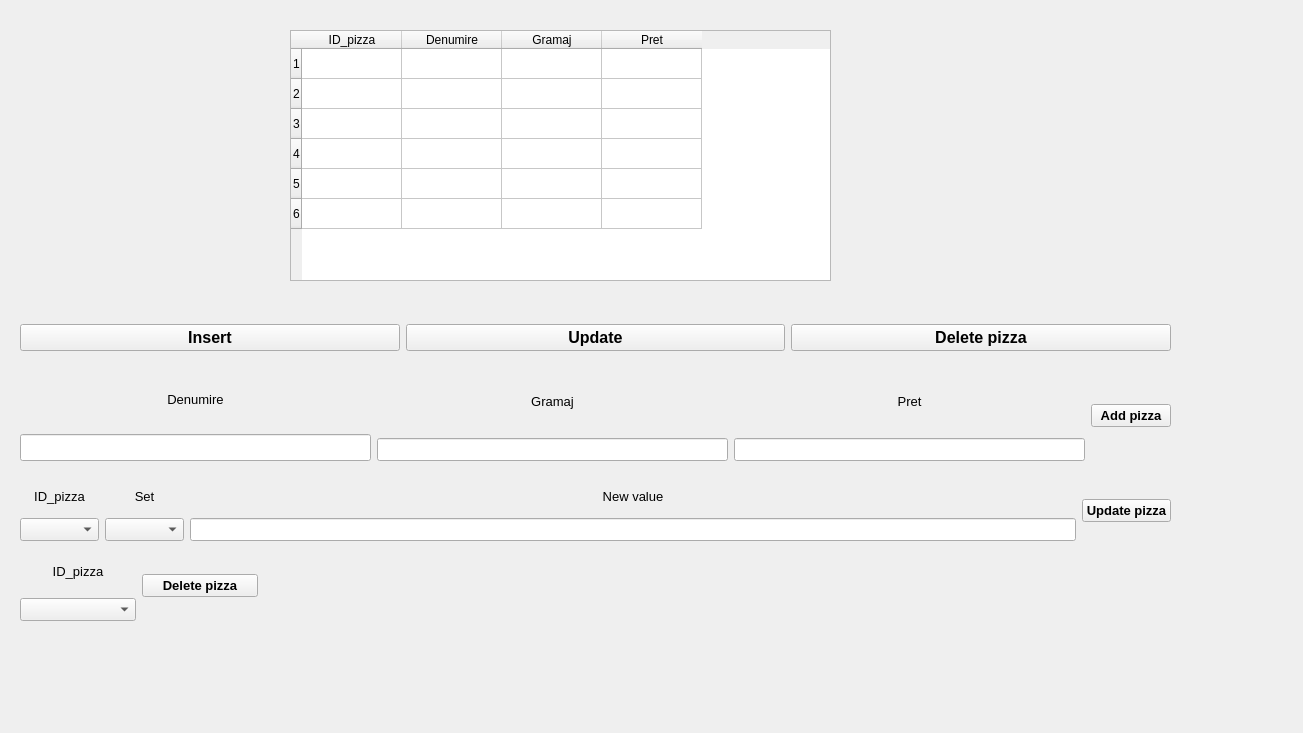
<?xml version="1.0" encoding="UTF-8"?>
<ui version="4.0">
 <class>mainWidget</class>
 <widget class="QWidget" name="mainWidget">
  <property name="geometry">
   <rect>
    <x>0</x>
    <y>0</y>
    <width>1303</width>
    <height>733</height>
   </rect>
  </property>
  <property name="windowTitle">
   <string>main</string>
  </property>
  <property name="autoFillBackground">
   <bool>false</bool>
  </property>
  <widget class="QTableWidget" name="pizza_table">
   <property name="geometry">
    <rect>
     <x>290</x>
     <y>30</y>
     <width>541</width>
     <height>251</height>
    </rect>
   </property>
   <property name="rowCount">
    <number>6</number>
   </property>
   <property name="columnCount">
    <number>4</number>
   </property>
   <row/>
   <row/>
   <row/>
   <row/>
   <row/>
   <row/>
   <column>
    <property name="text">
     <string>ID_pizza</string>
    </property>
   </column>
   <column>
    <property name="text">
     <string>Denumire</string>
    </property>
   </column>
   <column>
    <property name="text">
     <string>Gramaj</string>
    </property>
   </column>
   <column>
    <property name="text">
     <string>Pret</string>
    </property>
   </column>
  </widget>
  <widget class="QWidget" name="horizontalLayoutWidget">
   <property name="geometry">
    <rect>
     <x>20</x>
     <y>320</y>
     <width>1151</width>
     <height>35</height>
    </rect>
   </property>
   <layout class="QHBoxLayout" name="pizza_horizontalLayout">
    <item>
     <widget class="QPushButton" name="insert_pizza_main_button">
      <property name="font">
       <font>
        <pointsize>12</pointsize>
        <weight>75</weight>
        <bold>true</bold>
       </font>
      </property>
      <property name="text">
       <string>Insert</string>
      </property>
     </widget>
    </item>
    <item>
     <widget class="QPushButton" name="update_pizza_main_button">
      <property name="font">
       <font>
        <pointsize>12</pointsize>
        <weight>75</weight>
        <bold>true</bold>
       </font>
      </property>
      <property name="text">
       <string>Update</string>
      </property>
     </widget>
    </item>
    <item>
     <widget class="QPushButton" name="delete_pizza_main_button">
      <property name="enabled">
       <bool>true</bool>
      </property>
      <property name="font">
       <font>
        <pointsize>12</pointsize>
        <weight>75</weight>
        <bold>true</bold>
       </font>
      </property>
      <property name="text">
       <string>Delete pizza</string>
      </property>
     </widget>
    </item>
   </layout>
  </widget>
  <widget class="QWidget" name="horizontalLayoutWidget_2">
   <property name="geometry">
    <rect>
     <x>20</x>
     <y>370</y>
     <width>1151</width>
     <height>91</height>
    </rect>
   </property>
   <layout class="QHBoxLayout" name="insert_horizontalLayout">
    <item>
     <layout class="QVBoxLayout" name="verticalLayout">
      <item>
       <widget class="QLabel" name="denumire_pizza_label">
        <property name="font">
         <font>
          <pointsize>10</pointsize>
         </font>
        </property>
        <property name="text">
         <string>Denumire</string>
        </property>
        <property name="alignment">
         <set>Qt::AlignCenter</set>
        </property>
        <property name="wordWrap">
         <bool>false</bool>
        </property>
       </widget>
      </item>
      <item>
       <widget class="QLineEdit" name="denumire_pizza_line">
        <property name="font">
         <font>
          <pointsize>12</pointsize>
         </font>
        </property>
       </widget>
      </item>
     </layout>
    </item>
    <item>
     <layout class="QVBoxLayout" name="verticalLayout_4">
      <item>
       <widget class="QLabel" name="label">
        <property name="font">
         <font>
          <pointsize>10</pointsize>
         </font>
        </property>
        <property name="text">
         <string>Gramaj</string>
        </property>
        <property name="alignment">
         <set>Qt::AlignCenter</set>
        </property>
       </widget>
      </item>
      <item>
       <widget class="QLineEdit" name="gramaj_pizza_line">
        <property name="font">
         <font>
          <pointsize>10</pointsize>
         </font>
        </property>
       </widget>
      </item>
     </layout>
    </item>
    <item>
     <layout class="QVBoxLayout" name="verticalLayout_2">
      <item>
       <widget class="QLabel" name="label_2">
        <property name="font">
         <font>
          <pointsize>10</pointsize>
         </font>
        </property>
        <property name="text">
         <string>Pret</string>
        </property>
        <property name="alignment">
         <set>Qt::AlignCenter</set>
        </property>
       </widget>
      </item>
      <item>
       <widget class="QLineEdit" name="pret_pizza_line">
        <property name="font">
         <font>
          <pointsize>10</pointsize>
         </font>
        </property>
       </widget>
      </item>
     </layout>
    </item>
    <item>
     <widget class="QPushButton" name="add_pizza_button">
      <property name="font">
       <font>
        <pointsize>10</pointsize>
        <weight>75</weight>
        <bold>true</bold>
       </font>
      </property>
      <property name="text">
       <string>Add pizza</string>
      </property>
     </widget>
    </item>
   </layout>
  </widget>
  <widget class="QWidget" name="horizontalLayoutWidget_3">
   <property name="geometry">
    <rect>
     <x>20</x>
     <y>480</y>
     <width>1151</width>
     <height>61</height>
    </rect>
   </property>
   <layout class="QHBoxLayout" name="update_horizontalLayout">
    <item>
     <layout class="QVBoxLayout" name="verticalLayout_9">
      <item>
       <widget class="QLabel" name="label_6">
        <property name="font">
         <font>
          <pointsize>10</pointsize>
         </font>
        </property>
        <property name="text">
         <string>ID_pizza</string>
        </property>
        <property name="alignment">
         <set>Qt::AlignCenter</set>
        </property>
       </widget>
      </item>
      <item>
       <widget class="QComboBox" name="id_pizza_update_combo_box">
        <property name="font">
         <font>
          <pointsize>10</pointsize>
         </font>
        </property>
       </widget>
      </item>
     </layout>
    </item>
    <item>
     <layout class="QVBoxLayout" name="verticalLayout_10">
      <item>
       <widget class="QLabel" name="label_7">
        <property name="font">
         <font>
          <pointsize>10</pointsize>
         </font>
        </property>
        <property name="text">
         <string>Set</string>
        </property>
        <property name="alignment">
         <set>Qt::AlignCenter</set>
        </property>
       </widget>
      </item>
      <item>
       <widget class="QComboBox" name="set_pizza_combo_box">
        <property name="font">
         <font>
          <pointsize>10</pointsize>
         </font>
        </property>
       </widget>
      </item>
     </layout>
    </item>
    <item>
     <layout class="QVBoxLayout" name="verticalLayout_11">
      <item>
       <widget class="QLabel" name="label_8">
        <property name="font">
         <font>
          <pointsize>10</pointsize>
         </font>
        </property>
        <property name="text">
         <string>New value</string>
        </property>
        <property name="alignment">
         <set>Qt::AlignCenter</set>
        </property>
       </widget>
      </item>
      <item>
       <widget class="QLineEdit" name="new_value_pizza_line">
        <property name="enabled">
         <bool>true</bool>
        </property>
        <property name="font">
         <font>
          <pointsize>10</pointsize>
         </font>
        </property>
       </widget>
      </item>
     </layout>
    </item>
    <item>
     <widget class="QPushButton" name="set_pizza_button">
      <property name="font">
       <font>
        <pointsize>10</pointsize>
        <weight>75</weight>
        <bold>true</bold>
       </font>
      </property>
      <property name="text">
       <string>Update pizza</string>
      </property>
     </widget>
    </item>
   </layout>
  </widget>
  <widget class="QWidget" name="horizontalLayoutWidget_4">
   <property name="geometry">
    <rect>
     <x>20</x>
     <y>550</y>
     <width>238</width>
     <height>71</height>
    </rect>
   </property>
   <layout class="QHBoxLayout" name="delete_driver_layout">
    <item>
     <layout class="QVBoxLayout" name="verticalLayout_13">
      <item>
       <widget class="QLabel" name="label_9">
        <property name="font">
         <font>
          <pointsize>10</pointsize>
         </font>
        </property>
        <property name="text">
         <string>ID_pizza</string>
        </property>
        <property name="alignment">
         <set>Qt::AlignCenter</set>
        </property>
       </widget>
      </item>
      <item>
       <widget class="QComboBox" name="id_pizza_delete_combo_box">
        <property name="font">
         <font>
          <pointsize>10</pointsize>
         </font>
        </property>
       </widget>
      </item>
     </layout>
    </item>
    <item>
     <widget class="QPushButton" name="delete_pizza_button">
      <property name="font">
       <font>
        <pointsize>10</pointsize>
        <weight>75</weight>
        <bold>true</bold>
       </font>
      </property>
      <property name="text">
       <string>Delete pizza</string>
      </property>
     </widget>
    </item>
   </layout>
  </widget>
 </widget>
 <resources/>
 <connections/>
</ui>
